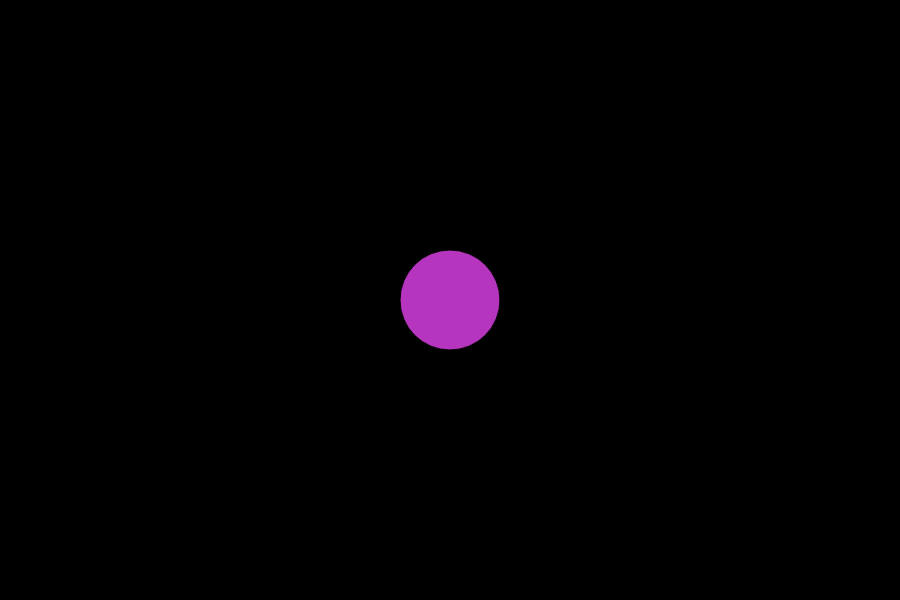
Frame 1 (no input)
Frame 60 (no input): identical to frame 1, image omitted
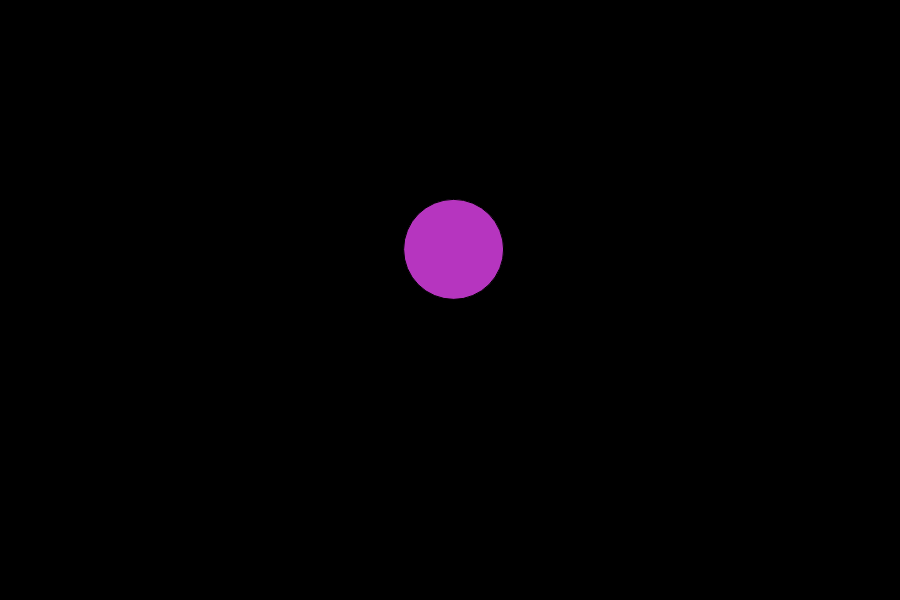
Frame 120 (the mouse pressed at the canvas centre since frame 60)

The p5.js sketch that drew these frames (run headless with seeded random() and noise() and a simulated clock; from frame 60 on, the mouse is pressed at the canvas centre):

// p5.js sketch
// ── sketch.js
let tickler;

function setup() {
  createCanvas(900, 600);
  background(0);
  tickler = new Tickler(width / 2, height / 2, 50);
}

function draw() {
  background(0);
  tickler.run();
}

class Tickler {
  constructor(_x, _y, _r) {
    this.x = _x;
    this.y = _y;
    this.r = _r;
    this.col = color(random(0, 255), random(0, 255), random(0, 255));
  }

  run() {
    push();
    fill(this.col);
    if (
      mouseX >= this.x - this.r &&
      mouseX <= this.x + this.r &&
      mouseY >= this.y - this.r &&
      mouseY <= this.y + this.r
    ) {
      this.x += random(-this.r / 4, this.r / 4);
      this.y += random(-this.r / 4, this.r / 4);
    }
    circle(this.x, this.y, this.r * 2);
    pop();
  }
}
